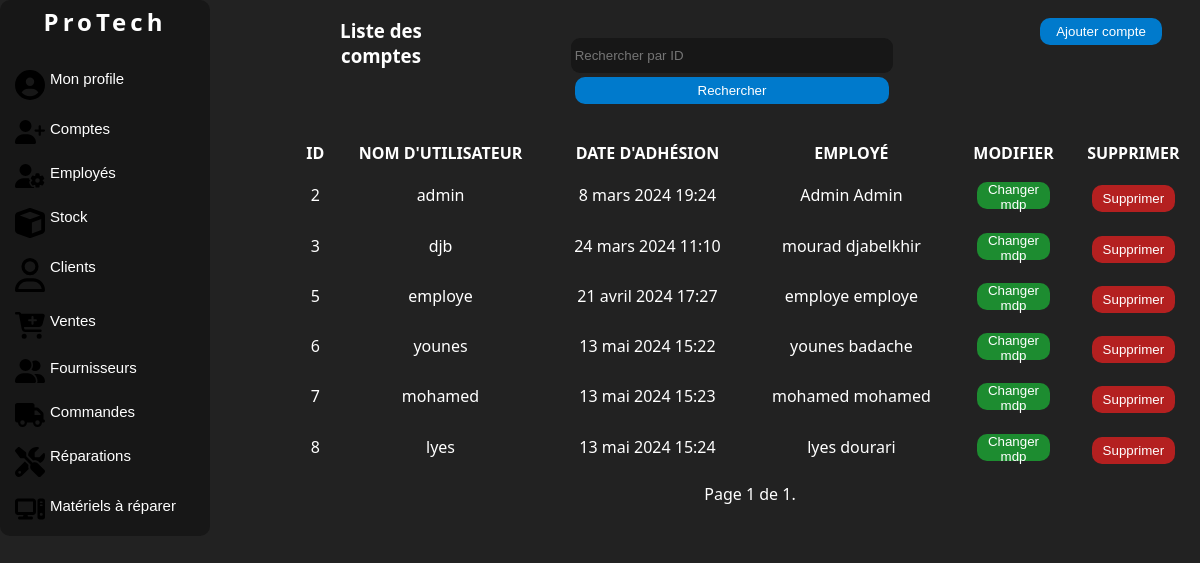
Page /comptes/ (signed in) on the committed database.
### manager/models.py (models this page shows, shortened)
class Account(AbstractBaseUser, PermissionsMixin):
    username = models.CharField(_('Username'), max_length=150, unique=True)
    is_active = models.BooleanField(_('Active'), db_column='Actif', default=True)
    date_joined = models.DateTimeField(_('Date joined'), db_column='Date d\'adhésion', auto_now_add=True)
    groups = models.ManyToManyField(Group, verbose_name=_('Groups'), blank=True)
    employee = models.OneToOneField('Employee', on_delete=models.CASCADE, db_column='Employé', null=True, blank=True)
    objects = CustomUserManager()
    USERNAME_FIELD = 'username'
    REQUIRED_FIELDS = []
    class Meta:
        db_table = 'Compte'
        verbose_name = _('Account')
        verbose_name_plural = _('Accounts')

class Employee(models.Model):
    first_name = models.CharField(max_length=100, db_column='Prénom')
    last_name = models.CharField(max_length=100, db_column='Nom')
    phone = PhoneNumberField(unique=True, region='DZ', db_column='Téléphone')
    email = models.EmailField(unique=True, db_column='Email')
    address = models.TextField(db_column='Adresse')
    ROLES_CHOICES = [
        ('Admin', _('Admin')),
        ('Employé', _('Employé')),
         ('Réparateur', _('Réparateur')),
    ]
    role = models.CharField(_('Role'), max_length=100, choices=ROLES_CHOICES, default='Employé', db_column='Rôle')
    salary = models.DecimalField(max_digits=10, decimal_places=2, null=True, blank=True, db_column='Salaire')
    class Meta:
        db_table = 'Employé'
        verbose_name = _('Employee')
        verbose_name_plural = _('Employees')
    def __str__(self):
        return f"{self.first_name} {self.last_name}"

### manager/views.py (the view)
# urls.py: path('comptes/', views.AccountListView.as_view(), name='account-list'),
class AccountListView(LoginRequiredMixin,RoleRequiredMixin, ListView):
    model = Account
    template_name = 'listecompte.html'
    context_object_name = 'accounts'
    paginate_by = 7
    form_class = FilterForm
    required_roles = ['Admin']
    def get_queryset(self):
        queryset = super().get_queryset()
        query = self.request.GET.get('query')
        if query:
            queryset = queryset.filter(id=query)
        return queryset
    def get_context_data(self, **kwargs):
        context = super().get_context_data(**kwargs)
        context['form'] = FilterForm(self.request.GET)
        return context

### manager/forms.py
class FilterForm(forms.Form):
    query = forms.IntegerField(label='', required=False,
                               widget=forms.TextInput(attrs={'placeholder': 'Rechercher par ID'}))

### manager/views.py (called while the page is built)
    def dispatch(self, request, *args, **kwargs):
        if not request.user.is_authenticated:
            return self.handle_no_permission()
        if not self.required_roles:  # if no role is required, continue
            return super().dispatch(request, *args, **kwargs)
        if not request.user.employee.role in self.required_roles:
            messages.error(request, 'Vous n\'avez pas la permission de consulter cette page.')
            return redirect('dashboard')  # or wherever
        return super().dispatch(request, *args, **kwargs)

### manager/templates/listecompte.html (shortened to what this page needs)
{% load static %}
{% load auth_extras %}
<!DOCTYPE html>
<html lang="en">
<head>
    <link rel="stylesheet" href="{% static 'css/style.css' %}">
    <link rel="stylesheet" href="{% static 'css/accueil.css' %}">
</head>
<body>
<div class="corp">
    <div class="nav">
        <div class="logo">
            <a href="{% url 'home' %}" class="link"><h2>ProTech</h2></a>
        </div>
        <br>
        <button class="value" onclick="location.href='{% url 'dashboard' %}';">
             Mon profile
        </button>
        {% if request.user.employee.role == 'Admin' %}
        <button class="value" onclick="location.href='{% url 'account-list' %}';">
            Comptes
        </button>
        <button class="value" onclick="location.href='{% url 'employee-list' %}';">
            Employés
        </button>
        {% endif %}
        {% if request.user.employee.role == 'Admin' or request.user.employee.role == 'Employé' %}
        <button class="value" onclick="location.href='{% url 'products-list' %}';">
            Stock
        </button>
        {% endif %}
        <button class="value" onclick="location.href='{% url 'client-list' %}';">
            Clients
        </button>
        {% if request.user.employee.role == 'Admin' or request.user.employee.role == 'Employé' %}
        <button class="value" onclick="location.href='{% url 'sale-list' %}';">
            Ventes
        </button>
        <button class="value" onclick="location.href='{% url 'supplier-list' %}';">
            Fournisseurs
        </button>
        <button class="value" onclick="location.href='{% url 'purchase-order-list' %}';">
            Commandes
        </button>
        {% endif %}
        {% if request.user.employee.role == 'Admin' or request.user.employee.role == 'Réparateur' %}
        <button class="value" onclick="location.href='{% url 'repair-list' %}';">
            Réparations
        </button>
        <button class="value" onclick="location.href='{% url 'hardware-list' %}';">
            Matériels à réparer
        </button>
        {% endif %}
    </div>
    <div class="liste">
        <div class="c1">
            <div class="colone1"><h3>Liste des comptes</h3></div>
            <div class="colone1" >
                <form method="GET" action="">
                    {{ form }}
                    <button class="button" type="submit">Rechercher</button>
                </form>
            </div>
            <div class="colone1">
                <button class="button"><a href="{% url 'add-account' %}" class="link">Ajouter compte</a></button>
            </div>
        </div>
        <div class="c2">
            {% if accounts %}
            <table>
                <thead>
                <tr>
                    <th>Id</th>
                    <th>Nom d'utilisateur</th>
                    <th>Date d'adhésion</th>
                    <th>Employé</th>
                    <th>Modifier</th>
                    <th>Supprimer</th>
                </tr>
                </thead>
                <tbody id="tbody">
                {% for account in accounts %}
                <tr>
                    <td>{{ account.id }}</td>
                    <td>{{ account.username }}</td>
                    <td>{{ account.date_joined }}</td>
                    <td>{{ account.employee }}</td>
                    <td>
                        <button class="button" id="modifier"
                                onclick="location.href='{% url 'update-account' account.id %}';">Changer mdp
                        </button>
                    </td>
                    <td>
                        <button class="button" id="supprimer"
                                onclick="location.href='{% url 'delete-account' account.id %}';">Supprimer
                        </button>
                    </td>
                </tr>
                {% endfor %}
                </tbody>
            </table>
            {% else %}
            <p>Pas de comptes trouvés.</p>
            {% endif %}
            <div class="pagination">
                <span class="step-links">
                    <span class="current">
                        Page {{ page_obj.number }} de {{ page_obj.paginator.num_pages }}.
                    </span>
                </span>
            </div>
        </div>
    </div>
</body>
</html>

### manager/static/css/style.css (style rules this page uses)
* { padding: 0; margin: 0; }
body { background:#222 ; color: #fff; font-family:system-ui ; }
.corp { display: grid; grid-template-columns: 25% 75%; }
form { margin: auto; text-align: center; padding: 3%; }
input { width: 62%; height: 27px; outline: none; border: none; background: #111111a7; margin: 4px 0px; border-radius:9px ; padding: 4px; color:#fff; }
.button { width: 62%; height: 27px; border-radius:10px ; border: none; cursor: pointer; background: #007acc; color: white; transition: 0.7s; }
.nav { display: flex; flex-direction: column; width: 200px; background: #111111a7 ; justify-content: center; border-radius: 10px; transition: 1s; padding: 5px; overflow: hidden; }
.liste { text-align: center; display: grid; grid-template-rows: 20% 80%; }
.c1 { margin-top: 2%; display: grid; grid-template-columns: 18% 60% 22%; }
.c2 { margin-top: 2%; }
table { width: 100%; text-align: center; margin: 10px 0; }
table th { text-transform: uppercase; }
th,td { padding: 5px; padding-left: 1px; }
#supprimer { width: 70%; background-color: rgba(193, 32, 32, 0.916); margin-top: 6%; }
#modifier { width: 70%; background: #1bb635b7; margin-top: 6%; }

### manager/static/css/accueil.css (style rules this page uses)
* { padding: 0; margin: 0; }
body { background:#222 ; color: #fff; font-family:system-ui ; }
.link { text-decoration: none; color: white; }
.logo { text-align: center; letter-spacing: 4px; }
.value { font-size: 15px; background-color: transparent; border: none; padding: 10px; color: white; display: flex; position: relative; gap: 5px; cursor: pointer; border-radius: 10px; transition: 0.2s; box-sizing: border-box; }
.value::before { content: ""; position: absolute; top: 5px; left: -15px; width: 5px; height: 82%; background-color:#007acc ; border-radius: 5px; opacity: 0; transition: 1s; }
.value svg { width: 30px; }

### rows in the picture
Account: id "2", username "admin", date_joined "8 mars 2024 19:24", employee "Admin Admin"
Account: id "3", username "djb", date_joined "24 mars 2024 11:10", employee "mourad djabelkhir"
Account: id "5", username "employe", date_joined "21 avril 2024 17:27", employee "employe employe"
Account: id "6", username "younes", date_joined "13 mai 2024 15:22", employee "younes badache"
Account: id "7", username "mohamed", date_joined "13 mai 2024 15:23", employee "mohamed mohamed"
Account: id "8", username "lyes", date_joined "13 mai 2024 15:24", employee "lyes dourari"

### other values in the picture
{{ page_obj.number }} "1"
{{ page_obj.paginator.num_pages }} "1"
